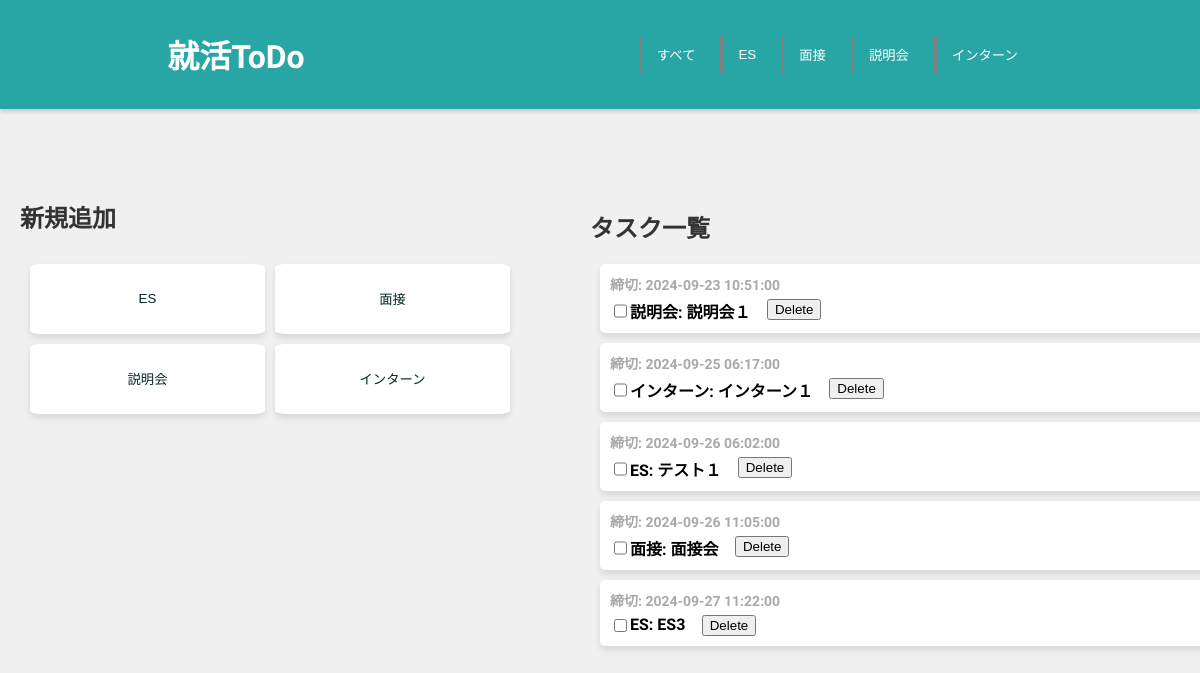
Before: / with the older database file.
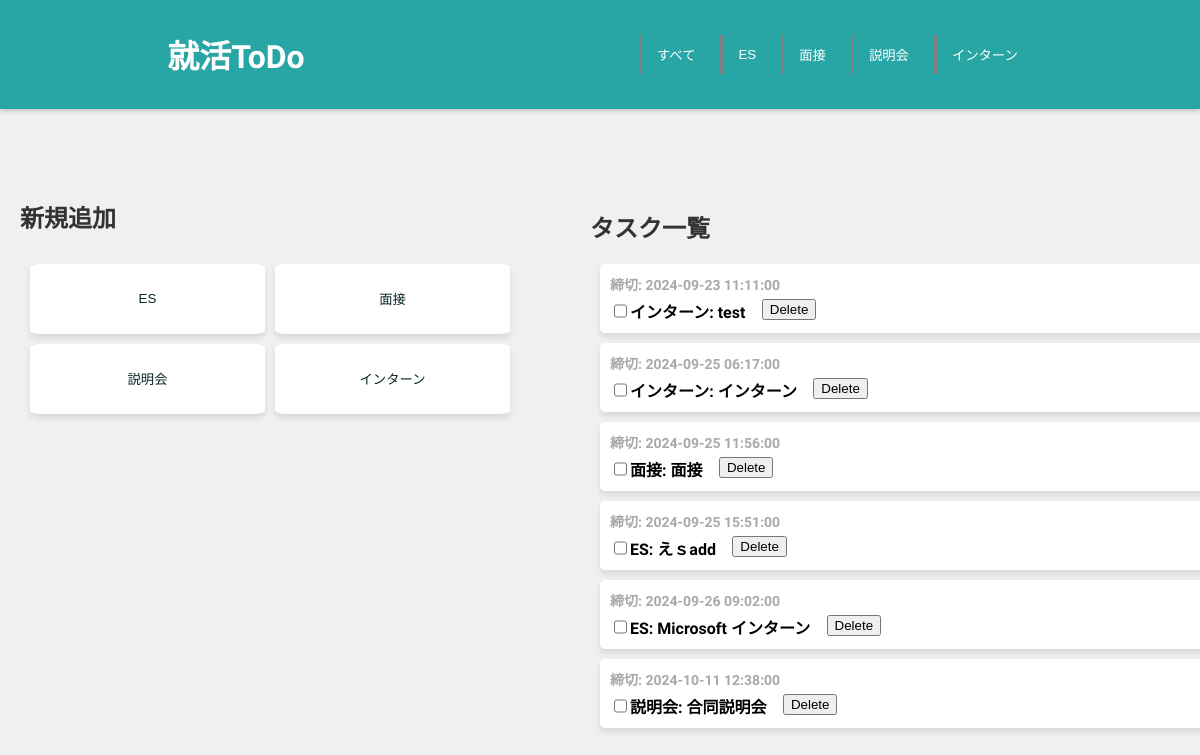
After: the same page with the newer database file.
### app.py (models this page shows, shortened)
class Meeting(db.Model):
    id = db.Column(db.Integer, primary_key=True)
    title = db.Column(db.String(200), nullable=False)
    start_date = db.Column(db.DateTime, nullable=False)
    end_date = db.Column(db.DateTime, nullable=False)
    body = db.Column(db.String(500), nullable=False)
    place = db.Column(db.String(100), nullable=False)

class Intern(db.Model):
    id = db.Column(db.Integer, primary_key=True)
    title = db.Column(db.String(200), nullable=False)
    start_date = db.Column(db.DateTime, nullable=False)
    end_date = db.Column(db.DateTime, nullable=False)
    body = db.Column(db.String(500), nullable=False)
    place = db.Column(db.String(100), nullable=False)

class Task(db.Model):
    id = db.Column(db.Integer, primary_key=True)
    title = db.Column(db.String(200), nullable=False)
    start_date = db.Column(db.DateTime, nullable=False)
    end_date = db.Column(db.DateTime, nullable=False)
    body = db.Column(db.String(500), nullable=False)

class Interview(db.Model):
    id = db.Column(db.Integer, primary_key=True)
    title = db.Column(db.String(200), nullable=False)
    start_date = db.Column(db.DateTime, nullable=False)
    end_date = db.Column(db.DateTime, nullable=False)
    body = db.Column(db.String(500), nullable=False)
    place = db.Column(db.String(100), nullable=False)

### app.py (the view)
@app.route('/')
def index():
    tasks = Task.query.all()  # タスクをすべて取得
    interviews = Interview.query.all()
    meetings = Meeting.query.all()
    interns = Intern.query.all()  # インターンをすべて取得
    combined = []
    for task in tasks:
        combined.append((task.title, task.end_date, 'task',task.id))  # タスクの情報をタプルとして追加
    for interview in interviews:
        combined.append((interview.title, interview.end_date, 'interview',interview.id))
    for meeting in meetings:
        combined.append((meeting.title, meeting.end_date, 'meeting',meeting.id))
    for intern in interns:
        combined.append((intern.title, intern.end_date, 'intern',intern.id))  # インターンの情報をタプルとして追加
    combined.sort(key=lambda x: (x[1] is None, x[1]))  # Noneを最後にし、日付でソート
    return render_template('app.html', combined=combined)

### templates/app.html (shortened to what this page needs)
<!DOCTYPE html>
<html lang="ja">
<head>
    <link rel="stylesheet" href="https://unpkg.com/modern-css-reset/dist/reset.min.css" />
    <link rel="stylesheet" type="text/css" href="static/CSS/style.css">
</head>
<body>
    <header>
        <h1>就活ToDo</h1>
        <nav>
            <div class="filter-buttons">
                <button class="filter-btn" data-filter="all">すべて</button>
                <button class="filter-btn" data-filter="es">ES</button>
                <button class="filter-btn" data-filter="interview">面接</button>
                <button class="filter-btn" data-filter="briefing">説明会</button>
                <button class="filter-btn" data-filter="intern">インターン</button>
            </div>
        </nav>
    </header>
    <div class="container">
        <div class="form-container" id="main-form">
            <h2>新規追加</h2>
            <div class="button-box">
                <button type="button">ES</button>
                <button type="button">面接</button>
                <button type="button">説明会</button>
                <button type="button">インターン</button>
            </div>
        </div>
        <div class="task-box">
            <h2>タスク一覧</h2>
            <ul>
                {% for item in combined %}
                <li class="tasks">
                    <div class="task-datetime">締切: {{ item[1] }}</div>
                    <div class="task-title">
                        <input type="checkbox" name="task_completed" id="task_{{ item[3] }}">
                        {% if item[2] == 'task' %}
                        <a href="/tasks/{{item[3]}}">ES: {{ item[0] }}</a>
                        <form method='POST' action="/delete/task/{{ item[3] }}">
                            <button type="submit" >Delete</button>
                        </form>
                        {% elif item[2] == 'interview' %}
                        <a href="/interview/{{item[3]}}">面接: {{ item[0] }}</a>
                        <form method='POST' action="/delete/interview/{{ item[3] }}">
                            <button type="submit">Delete</button>
                        </form>
                        {% elif item[2] == 'meeting' %}
                        <a href="/meeting/{{item[3]}}">説明会: {{ item[0] }}</a>
                        <form method='POST' action="/delete/meeting/{{ item[3] }}">
                            <button type="submit">Delete</button>
                        </form>
                        {% elif item[2] == 'intern' %}
                        <a href="/intern/{{item[3]}}">インターン: {{ item[0] }}</a>
                        <form method='POST' action="/delete/intern/{{ item[3] }}">
                            <button type="submit">Delete</button>
                        </form>
                        {% endif %}
                    </div>
                </li>
                {% endfor %}
            </ul>
        </div>
    </div>
</body>
</html>

### static/CSS/style.css (style rules this page uses)
a, a:hover, a:visited { color: inherit; text-decoration: none; }
body { font-family: "Sawarabi Mincho", serif; background-color: #f0f0f0; color: #333; margin: 0; padding: 0; }
header { display: flex; justify-content: space-around; align-items: center; background-color: #28A6A5; color: white; padding: 10px 0; box-shadow: 0 2px 5px rgba(0, 0, 0, 0.2); }
nav { display: flex; align-items: center; }
.filter-buttons { display: flex; gap: 10px; }
.filter-btn { background-color: #28A6A5; color: white; border: none; border-left: 3px solid gray; padding: 10px 15px; cursor: pointer; transition: background-color 0.3s, transform 0.2s; }
.container { display: flex; justify-content: space-between; align-items: stretch; width: 100%; height: 100%; gap: 20px; }
.form-container { width: 40%; position: fixed; margin: 70px 0 20px 20px; }
.button-box { display: grid; height: 150px; width: 100%; grid-template-columns: repeat(2, 1fr); gap: 10px; margin: 20px 0; padding: 10px; }
.button-box button { background-color: white; color: #082627; border: none; border-radius: 5%; cursor: pointer; box-shadow: 0 4px 6px rgba(0, 0, 0, 0.1); }
.task-box { margin: 70px 0 0 auto; width: 50%; height: 100%; padding: 10px; }
ul { list-style: none; padding: 0; margin: 0; padding-right: 10px; }
li { margin-bottom: 10px; }
.tasks { width: 100%; background-color: white; padding: 10px; margin-left: 10px; border-radius: 5px; color: black; display: flex; flex-direction: column; font-weight: bold; box-shadow: 0 4px 6px rgba(0, 0, 0, 0.1); }
.task-datetime { font-size: 14px; font-weight: bold; margin-bottom: 5px; color: darkgrey; }
.task-title { font-size: 16px; display: flex; }
.task-title button[type="submit"] { margin-left: 30%; cursor: pointer; }

Changed rows visible on the page:
removed Task: end_date "2024-09-26 06:02:00", title "テスト１"
removed Interview: end_date "2024-09-26 11:05:00", title "面接会"
removed Task: end_date "2024-09-27 11:22:00", title "ES3"
added Intern: end_date "2024-09-23 11:11:00", title "test"
changed Intern: title "インターン１" → "インターン"; moves up the list
added Interview: end_date "2024-09-25 11:56:00", title "面接"
added Task: end_date "2024-09-25 15:51:00", title "えｓadd"
added Task: end_date "2024-09-26 09:02:00", title "Microsoft インターン"
changed Meeting: end_date "2024-09-23 10:51:00" → "2024-10-11 12:38:00"; title "説明会１" → "合同説明会"
